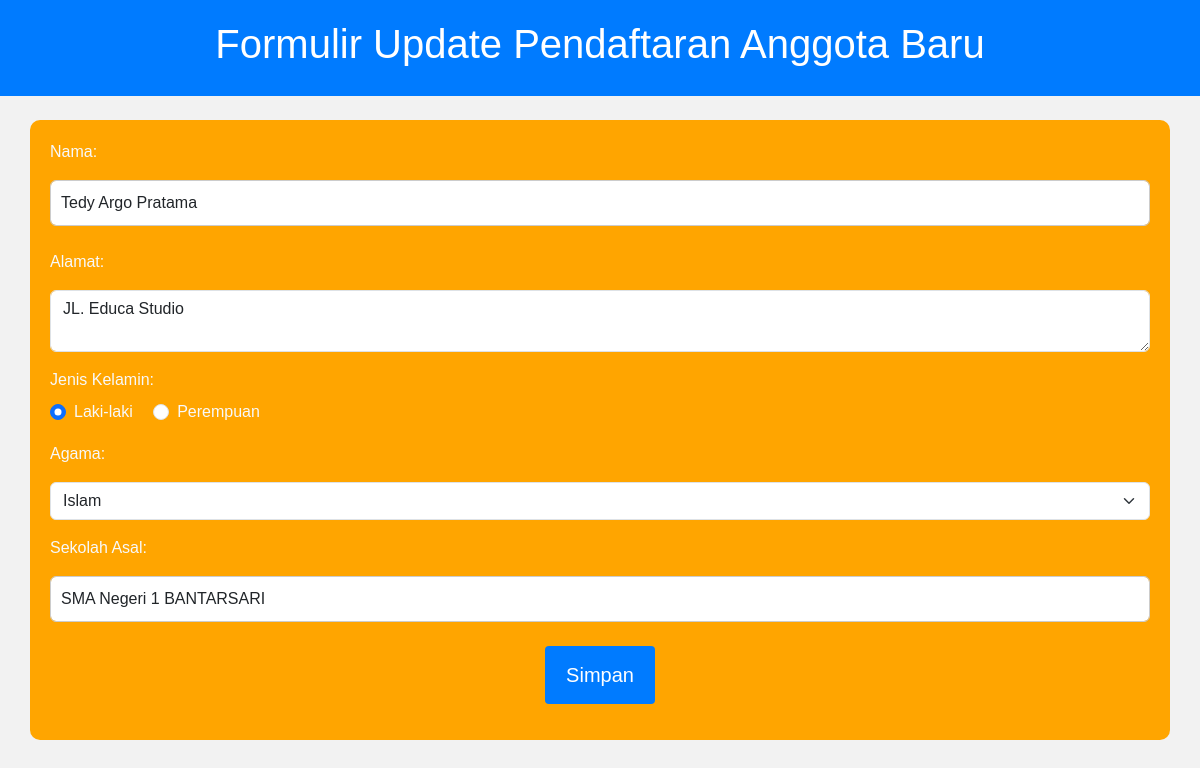
Page /form-edit-agents.php?id_anggota=1 on the committed database.
### tables this page shows
CREATE TABLE `anggota_perpustakaan` (
  `id_anggota` int(6) UNSIGNED NOT NULL,
  `nama` varchar(200) NOT NULL,
  `alamat` varchar(200) NOT NULL,
  `jenis_kelamin` varchar(16) NOT NULL,
  `agama` varchar(16) NOT NULL,
  `asal_sekolah` varchar(64) NOT NULL,
  `reg_date` timestamp NOT NULL DEFAULT current_timestamp() ON UPDATE current_timestamp()
);

### form-edit-agents.php (the view, shortened to what this page needs)
<!DOCTYPE html>
<html lang="en">
<head>
    <link href="https://cdn.jsdelivr.net/npm/bootstrap@5.3.2/dist/css/bootstrap.min.css" rel="stylesheet">
</head>
<body>
    <header>
        <h1>Formulir Update Pendaftaran Anggota Baru</h1>
    </header>
    <?php
    include("config.php");
    $id = $_GET['id_anggota'];
    $sql = "SELECT * FROM anggota_perpustakaan WHERE id_anggota=$id";
    $query = mysqli_query($db, $sql);
    $anggota = mysqli_fetch_assoc($query);
    ?>
    <div class="container text-light">
        <form action="" method="POST" id="updateForm">
            <div class="mb-3">
                <label for="nama" class="form-label">Nama:</label>
                <input type="text" name="nama" class="form-control" placeholder="Nama Lengkap" value="<?php echo $anggota['nama'] ?>" required/>
            </div>
            <div class="mb-3">
                <label for="alamat" class="form-label">Alamat:</label>
                <textarea name="alamat" class="form-control" placeholder="Alamat Lengkap" required><?php echo $anggota['alamat'] ?></textarea>
            </div>
            <div class="mb-3">
                <label for="jenis_kelamin" class="form-label">Jenis Kelamin:</label>
                <div>
                    <div class="form-check form-check-inline">
                        <input class="form-check-input" type="radio" name="jenis_kelamin" value="Laki-laki" <?php echo ($anggota['jenis_kelamin'] == 'Laki-laki') ? "checked": "" ?> required>
                        <label class="form-check-label">Laki-laki</label>
                    </div>
                    <div class="form-check form-check-inline">
                        <input class="form-check-input" type="radio" name="jenis_kelamin" value="Perempuan" <?php echo ($anggota['jenis_kelamin'] == 'Perempuan') ? "checked": "" ?> required>
                        <label class="form-check-label">Perempuan</label>
                    </div>
                </div>
            </div>
            <div class="mb-3">
                <label for="agama" class="form-label">Agama:</label>
                <select name="agama" class="form-select" required>
                    <option value="Islam" <?php echo ($anggota['agama'] == 'Islam') ? "selected": "" ?>>Islam</option>
                </select>
            </div>
            <div class="mb-3">
                <label for="asal_sekolah" class="form-label">Sekolah Asal:</label>
                <input type="text" name="asal_sekolah" class="form-control" placeholder="Nama asal sekolah" value="<?php echo $anggota['asal_sekolah'] ?>" required/>
            </div>
            <div class="mb-3">
                <input type="submit" value="Simpan" name="simpan" class="btn btn-primary center" onclick="showConfirmation()" />
            </div>
        </form>
    </div>
</body>
</html>

### form-edit-agents.php (style rules this page uses)
body { font-family: 'Arial', sans-serif; background-color: #f2f2f2; margin: 0; padding: 0; }
header { background-color: #007BFF; color: white; text-align: center; padding: 20px; position: fixed; width: 100%; z-index: 1000; top: 0; }
.container { background-color: orange; border-radius: 10px; padding: 20px; margin: 120px auto 20px; }
input[type=text], select, textarea { width: 100%; padding: 10px; margin: 8px 0; display: inline-block; border: 1px solid #ccc; box-sizing: border-box; }
input[type=submit] { width: 100%; background-color: #007BFF; color: white; padding: 14px 20px; margin: 8px 0; border: none; border-radius: 4px; cursor: pointer; font-size: 20px; }
input[type=submit].center { width: 10%; display: block; margin: auto; }

### rows in the picture
anggota_perpustakaan: nama "Tedy Argo Pratama", alamat "JL. Educa Studio", jenis_kelamin "☑", agama "Islam", asal_sekolah "SMA Negeri 1 BANTARSARI"
